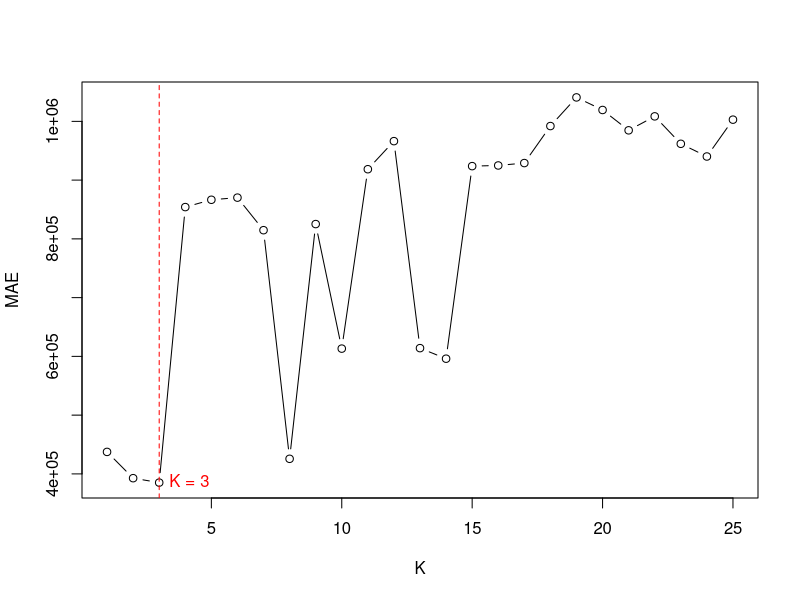

R code for this plot:
## ---- chunk 1

library(tidyverse)
library(ggplot2)
library(car)

inst_clean <- read_csv("./inst_clean.csv")

set.seed(12345)  
training_pct <- 0.8
Z <- sample(nrow(inst_clean), floor(training_pct*nrow(inst_clean)))
inst.training <- inst_clean[Z, ]
inst.testing <- inst_clean[-Z, ]
c(nrow(inst_clean), nrow(inst.training), nrow(inst.testing))
## ---- chunk 2

commercial_bank_categories <- c("N", "NM", "SM", "NC")

# Create binary variable
inst.training$CommercialBank <- ifelse(inst.training$BKCLASS %in% commercial_bank_categories, 1, 0)
print(inst.training)


# Create binary variable
inst.testing$CommercialBank <- ifelse(inst.testing$BKCLASS %in% commercial_bank_categories, 1, 0)
print(inst.testing)
## ---- chunk 3

bkclass.levels <- unique(inst.training$BKCLASS)
bkclass.map <- setNames(as.integer(bkclass.levels), bkclass.levels)
inst.training$BKCLASS <- as.integer(bkclass.map[inst.training$BKCLASS])
inst.testing$BKCLASS <- as.integer(bkclass.map[inst.testing$BKCLASS])

inst.training[is.na(inst.training)] <- 0
inst.testing[is.na(inst.testing)] <- 0

## ---- chunk 4

# Select predictors and response variable for training set
X.train <- inst.training[, c("BKCLASS", "DEP", "DEPDOM", "EQ", "NETINC", "ROAPTX", "ROAPTXQ", "ROAQ")]
Y.train <- inst.training$ASSET

# Select predictors and response variable for testing set
X.test <- inst.testing[, c("BKCLASS", "DEP", "DEPDOM", "EQ", "NETINC", "ROAPTX", "ROAPTXQ", "ROAQ")]
Y.test <- inst.testing$ASSET
## ---- chunk 5

library(class)
library(caret)

k <- 3
asset.knn <- knn(train=X.train, test=X.test, cl=Y.train, k)

Y.test <- as.numeric(as.character(Y.test))
asset.knn <- as.numeric(as.character(asset.knn))


mse <- mean((Y.test - asset.knn)^2)
print(paste("Mean Squared Error (MSE):", mse))


mae <- mean(abs(Y.test - asset.knn))
print(paste("Mean Absolute Error (MAE):", mae))

## ---- chunk 6

library(class)  # Make sure the class package is loaded for the knn function

set.seed(12345)

Kmax <- 25  # Set the largest K to consider for this study.
mae <- rep(0, Kmax)  # Initialize MAE vector

# Assuming X.train, X.test, Y.train, Y.test are already defined
for (i in 1:Kmax) {
  knn.out <- knn(train = X.train, test = X.test, cl = Y.train, k = i)
  mae[i] <- mean(abs(as.numeric(as.character(Y.test)) - as.numeric(as.character(knn.out))))
}


# Find the K with the minimum MAE
optimal_K <- which.min(mae)
optimal_MAE <- mae[optimal_K]

# Plot the MAE values
plot(1:Kmax, mae, xlab = "K", ylab = "MAE", type = "b")
abline(v = optimal_K, col = "red", lty = 2)  # Add a vertical line for the optimal K
text(optimal_K, optimal_MAE, labels = paste("K =", optimal_K), pos = 4, col = "red")

# Print the optimal K and its corresponding MAE
cat("The optimal K is:", optimal_K, "with a minimum MAE of:", optimal_MAE, "\n")

## ---- chunk 7

library(caret)
library(class)

inst.training <- na.omit(inst.training)
inst.testing <- na.omit(inst.testing)


X.train <- inst.training[, c("ASSET", "DEP", "DEPDOM", "EQ", "NETINC", "ROAPTX", "ROAPTXQ", "ROAQ")]
Y.train <- inst.training$CommercialBank


X.test <- inst.testing[, c("ASSET", "DEP", "DEPDOM", "EQ", "NETINC", "ROAPTX", "ROAPTXQ", "ROAQ")]
Y.test <- inst.testing$CommercialBank


k <- 5
bkclass.knn <- class::knn(train=X.train, test=X.test, cl=Y.train, k)


table(Y.test == bkclass.knn)

mean(Y.test == bkclass.knn)
## ---- chunk 8

library(MASS)


# Combine the training data into one data frame
train_data <- inst.training

# Fit a full model
full_model <- glm(CommercialBank ~ ASSET + DEP + DEPDOM + EQ + NETINC + ROAPTX + ROAPTXQ + ROAQ, 
                  data = train_data, family = binomial)

# Apply stepwise selection
stepwise_model <- stepAIC(full_model, direction = "both", trace = FALSE)

# Summary of the stepwise-selected model
summary(stepwise_model)

## ---- chunk 9


# Extract the names of the selected predictors
selected_predictors <- names(coef(stepwise_model))[-1]  # Remove the intercept

# Create new training and testing sets with selected predictors
X.train_reduced <- inst.training[, selected_predictors]
X.test_reduced <- inst.testing[, selected_predictors]
Y.train <- inst.training$CommercialBank
Y.test <- inst.testing$CommercialBank

# Ensure Y.train and Y.test are factors
Y.train <- as.factor(Y.train)
Y.test <- as.factor(Y.test)

# Perform KNN classification with reduced predictors
k <- 13
bkclass.knn_reduced <- class::knn(train = X.train_reduced, test = X.test_reduced, cl = Y.train, k)

# Evaluate the performance
confusion_matrix_reduced <- table(Y.test, bkclass.knn_reduced)
print(confusion_matrix_reduced)

accuracy_reduced <- mean(Y.test == bkclass.knn_reduced)
cat("Accuracy with reduced predictors: ", accuracy_reduced, "\n")

## ---- chunk 10


# Fit a full model with all predictors
initial_full_model <- glm(CommercialBank ~ ASSET + DEP + DEPDOM + EQ + NETINC + ROAPTX + ROAPTXQ + ROAQ, 
                          data = train_data, family = binomial)

# Summary of the initial full model
summary(initial_full_model)

## ---- chunk 11
# Apply stepwise selection
stepwise_model <- stepAIC(initial_full_model, direction = "both", trace = FALSE)

# Summary of the stepwise-selected model
summary(stepwise_model)

